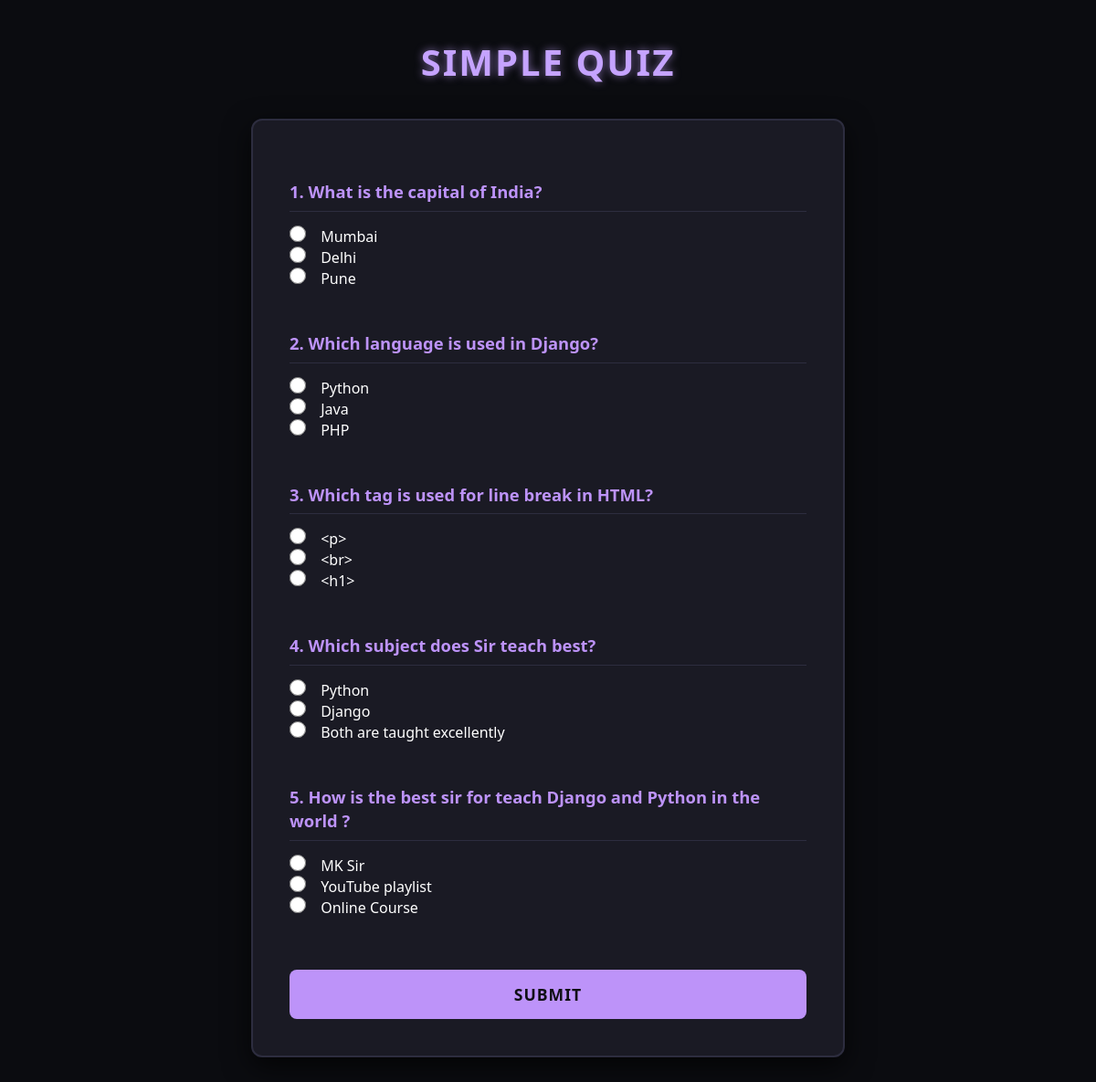
The app's page /quiz/ with its own data.
### app/models.py (models this page shows, shortened)
class Question(models.Model):
    question=models.CharField(max_length=200)
    option1=models.CharField(max_length=100)
    option2=models.CharField(max_length=100)
    option3=models.CharField(max_length=100)
    answer=models.CharField(max_length=100)

### app/views.py (the view, shortened to what this page needs)
# urls.py: path('quiz/', views.quiz, name="quiz" )
def quiz(request):
    questions = Question.objects.all()
    return render(request, "quiz.html", {"questions": questions})

### app/templates/quiz.html (shortened to what this page needs)
<!DOCTYPE html>
<html lang="en">
<head>
</head>
<body>
    <h2>Simple Quiz</h2>
<form method="POST">
    {% for q in questions %}
        <p><strong>{{ forloop.counter }}. {{ q.question }}</strong></p>
        <input type="radio" name="{{ q.id }}" value="{{ q.option1 }}"> {{ q.option1 }} <br>
        <input type="radio" name="{{ q.id }}" value="{{ q.option2 }}"> {{ q.option2 }} <br>
        <input type="radio" name="{{ q.id }}" value="{{ q.option3 }}"> {{ q.option3 }} <br><br>
    {% endfor %}
    <button type="submit">Submit</button>
</form>
</body>
</html>

### app/templates/quiz.html (style rules this page uses)
* { margin: 0; padding: 0; box-sizing: border-box; font-family: 'Segoe UI', Roboto, Helvetica, Arial, sans-serif; }
body { background-color: #0b0c10; color: #fff; min-height: 100vh; display: flex; flex-direction: column; align-items: center; padding: 40px 20px; }
h2 { font-size: 2.5rem; text-transform: uppercase; letter-spacing: 2px; color: #c5a3ff; text-shadow: 0 0 10px rgba(197, 163, 255, 0.6); margin-bottom: 35px; text-align: center; }
form { background-color: #1a1a24; border: 2px solid #2d2d3f; border-radius: 12px; padding: 40px; width: 100%; max-width: 650px; box-shadow: 0 10px 30px rgba(0, 0, 0, 0.7); }
form p { font-size: 1.15rem; color: #fff; margin-top: 25px; margin-bottom: 15px; line-height: 1.4; border-bottom: 1px solid #2d2d3f; padding-bottom: 8px; }
form p strong { color: #bd93f9; }
form input[type="radio"] { accent-color: #bd93f9; width: 18px; height: 18px; margin-right: 12px; cursor: pointer; }
form button[type="submit"] { width: 100%; padding: 15px; margin-top: 35px; background-color: #bd93f9; border: none; border-radius: 8px; color: #0f0f14; font-size: 1.1rem; font-weight: 700; text-transform: uppercase; letter-spacing: 1px; cursor: pointer; transition: all 0.3s ease; }

### records on screen
Question: question "What is the capital of India?", option1 "Mumbai", option2 "Delhi", option3 "Pune"
Question: question "Which language is used in Django?", option1 "Python", option2 "Java", option3 "PHP"
Question: question "Which tag is used for line break in HTML?", option1 "<p>", option2 "<br>", option3 "<h1>"
Question: question "Which subject does Sir teach best?", option1 "Python", option2 "Django", option3 "Both are taught excellently"
Question: question "How is the best sir for teach Django and Python in the world ?", option1 "MK Sir", option2 "YouTube playlist", option3 "Online Course"
